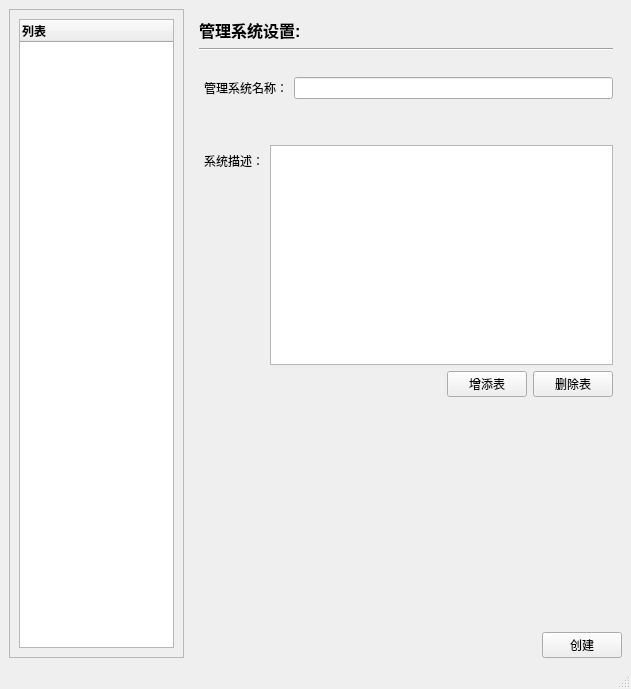
<?xml version="1.0" encoding="UTF-8"?>
<ui version="4.0">
 <class>Create_MainWindow</class>
 <widget class="QMainWindow" name="Create_MainWindow">
  <property name="geometry">
   <rect>
    <x>0</x>
    <y>0</y>
    <width>631</width>
    <height>689</height>
   </rect>
  </property>
  <property name="minimumSize">
   <size>
    <width>600</width>
    <height>600</height>
   </size>
  </property>
  <property name="windowTitle">
   <string>MainWindow</string>
  </property>
  <widget class="QWidget" name="centralwidget">
   <layout class="QHBoxLayout" name="horizontalLayout">
    <item>
     <widget class="QScrollArea" name="scrollArea">
      <property name="sizePolicy">
       <sizepolicy hsizetype="Preferred" vsizetype="Expanding">
        <horstretch>0</horstretch>
        <verstretch>0</verstretch>
       </sizepolicy>
      </property>
      <property name="minimumSize">
       <size>
        <width>50</width>
        <height>0</height>
       </size>
      </property>
      <property name="widgetResizable">
       <bool>true</bool>
      </property>
      <widget class="QWidget" name="scrollAreaWidgetContents">
       <property name="geometry">
        <rect>
         <x>0</x>
         <y>0</y>
         <width>171</width>
         <height>626</height>
        </rect>
       </property>
       <layout class="QVBoxLayout" name="verticalLayout">
        <item>
         <widget class="QTreeWidget" name="treeWidget">
          <property name="animated">
           <bool>true</bool>
          </property>
          <property name="allColumnsShowFocus">
           <bool>false</bool>
          </property>
          <column>
           <property name="text">
            <string>列表</string>
           </property>
           <property name="font">
            <font>
             <weight>75</weight>
             <bold>true</bold>
            </font>
           </property>
          </column>
         </widget>
        </item>
       </layout>
      </widget>
     </widget>
    </item>
    <item>
     <layout class="QVBoxLayout" name="verticalLayout_4">
      <property name="bottomMargin">
       <number>0</number>
      </property>
      <item>
       <widget class="QStackedWidget" name="stackedWidget">
        <property name="currentIndex">
         <number>0</number>
        </property>
        <widget class="QWidget" name="baseinfo">
         <layout class="QVBoxLayout" name="verticalLayout_3">
          <item>
           <layout class="QVBoxLayout" name="verticalLayout_2">
            <property name="sizeConstraint">
             <enum>QLayout::SetDefaultConstraint</enum>
            </property>
            <item>
             <widget class="QLabel" name="label">
              <property name="sizePolicy">
               <sizepolicy hsizetype="Preferred" vsizetype="Preferred">
                <horstretch>0</horstretch>
                <verstretch>0</verstretch>
               </sizepolicy>
              </property>
              <property name="font">
               <font>
                <pointsize>12</pointsize>
                <weight>75</weight>
                <italic>false</italic>
                <bold>true</bold>
                <stylestrategy>PreferDefault</stylestrategy>
               </font>
              </property>
              <property name="text">
               <string>管理系统设置:</string>
              </property>
             </widget>
            </item>
            <item>
             <widget class="Line" name="line">
              <property name="orientation">
               <enum>Qt::Horizontal</enum>
              </property>
             </widget>
            </item>
           </layout>
          </item>
          <item>
           <spacer name="verticalSpacer">
            <property name="orientation">
             <enum>Qt::Vertical</enum>
            </property>
            <property name="sizeType">
             <enum>QSizePolicy::Preferred</enum>
            </property>
            <property name="sizeHint" stdset="0">
             <size>
              <width>20</width>
              <height>20</height>
             </size>
            </property>
           </spacer>
          </item>
          <item>
           <layout class="QGridLayout" name="gridLayout_4">
            <property name="leftMargin">
             <number>5</number>
            </property>
            <item row="0" column="0">
             <widget class="QLabel" name="mgmtsys_lab">
              <property name="text">
               <string>管理系统名称：</string>
              </property>
             </widget>
            </item>
            <item row="0" column="1">
             <widget class="QLineEdit" name="mgmtsys_input"/>
            </item>
           </layout>
          </item>
          <item>
           <spacer name="horizontalSpacer">
            <property name="orientation">
             <enum>Qt::Horizontal</enum>
            </property>
            <property name="sizeType">
             <enum>QSizePolicy::Minimum</enum>
            </property>
            <property name="sizeHint" stdset="0">
             <size>
              <width>414</width>
              <height>20</height>
             </size>
            </property>
           </spacer>
          </item>
          <item>
           <spacer name="verticalSpacer_3">
            <property name="orientation">
             <enum>Qt::Vertical</enum>
            </property>
            <property name="sizeType">
             <enum>QSizePolicy::Fixed</enum>
            </property>
            <property name="sizeHint" stdset="0">
             <size>
              <width>20</width>
              <height>20</height>
             </size>
            </property>
           </spacer>
          </item>
          <item>
           <layout class="QFormLayout" name="formLayout_2">
            <property name="leftMargin">
             <number>5</number>
            </property>
            <item row="0" column="0">
             <widget class="QLabel" name="mgmtdes_lab">
              <property name="text">
               <string>系统描述：</string>
              </property>
             </widget>
            </item>
            <item row="0" column="1">
             <widget class="QTextEdit" name="mgmtdes_input"/>
            </item>
           </layout>
          </item>
          <item>
           <layout class="QGridLayout" name="gridLayout">
            <property name="bottomMargin">
             <number>0</number>
            </property>
            <item row="0" column="2">
             <widget class="QPushButton" name="deltable">
              <property name="text">
               <string>删除表</string>
              </property>
             </widget>
            </item>
            <item row="0" column="0">
             <spacer name="horizontalSpacer_2">
              <property name="orientation">
               <enum>Qt::Horizontal</enum>
              </property>
              <property name="sizeHint" stdset="0">
               <size>
                <width>40</width>
                <height>20</height>
               </size>
              </property>
             </spacer>
            </item>
            <item row="0" column="1">
             <widget class="QPushButton" name="addtable">
              <property name="text">
               <string>增添表</string>
              </property>
             </widget>
            </item>
           </layout>
          </item>
          <item>
           <spacer name="verticalSpacer_2">
            <property name="orientation">
             <enum>Qt::Vertical</enum>
            </property>
            <property name="sizeHint" stdset="0">
             <size>
              <width>20</width>
              <height>210</height>
             </size>
            </property>
           </spacer>
          </item>
         </layout>
        </widget>
        <widget class="Table_Widget" name="table_1"/>
       </widget>
      </item>
      <item>
       <layout class="QHBoxLayout" name="horizontalLayout_2">
        <property name="topMargin">
         <number>0</number>
        </property>
        <item>
         <spacer name="horizontalSpacer_3">
          <property name="orientation">
           <enum>Qt::Horizontal</enum>
          </property>
          <property name="sizeHint" stdset="0">
           <size>
            <width>40</width>
            <height>20</height>
           </size>
          </property>
         </spacer>
        </item>
        <item>
         <widget class="QPushButton" name="createbtn">
          <property name="text">
           <string>创建</string>
          </property>
         </widget>
        </item>
       </layout>
      </item>
     </layout>
    </item>
   </layout>
  </widget>
  <widget class="QMenuBar" name="menubar">
   <property name="geometry">
    <rect>
     <x>0</x>
     <y>0</y>
     <width>631</width>
     <height>21</height>
    </rect>
   </property>
  </widget>
  <widget class="QStatusBar" name="statusbar"/>
 </widget>
 <customwidgets>
  <customwidget>
   <class>Table_Widget</class>
   <extends>QWidget</extends>
   <header location="global">Table_Widget.h</header>
   <container>1</container>
  </customwidget>
 </customwidgets>
 <resources/>
 <connections/>
</ui>
